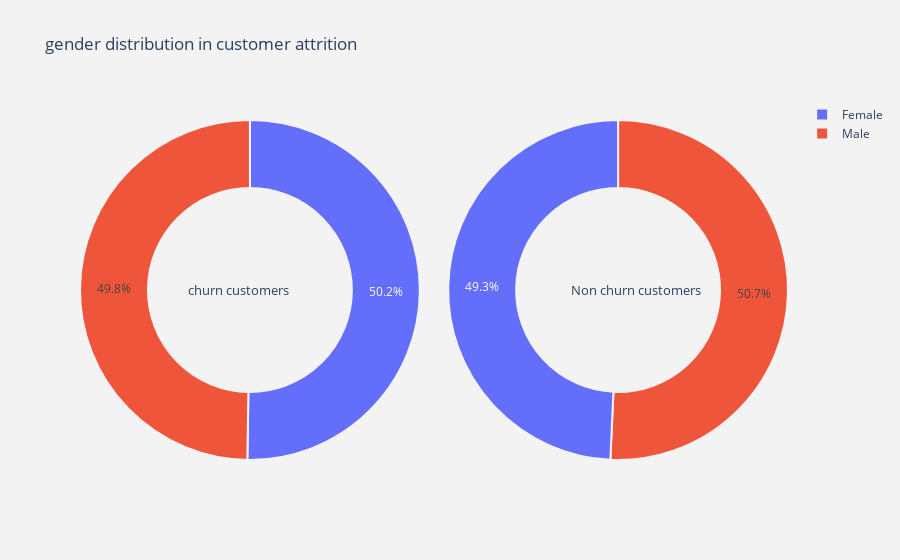
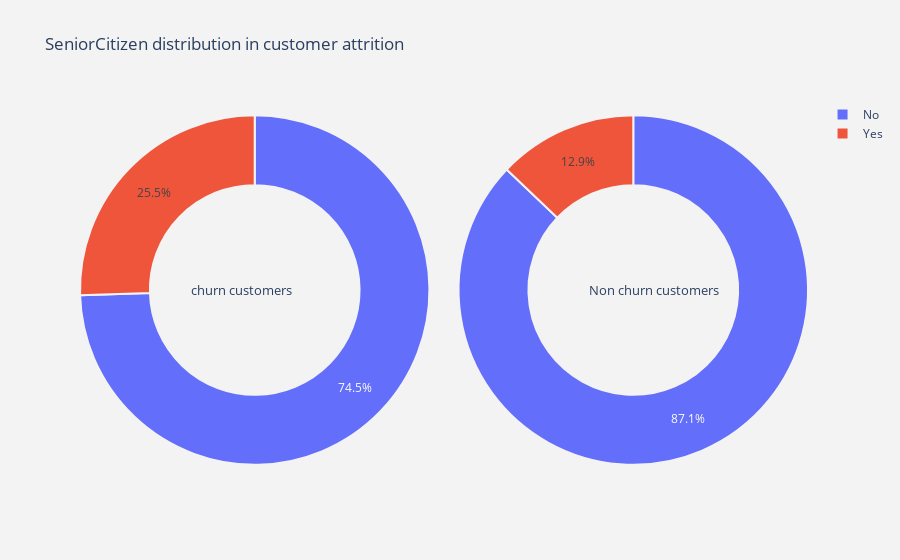
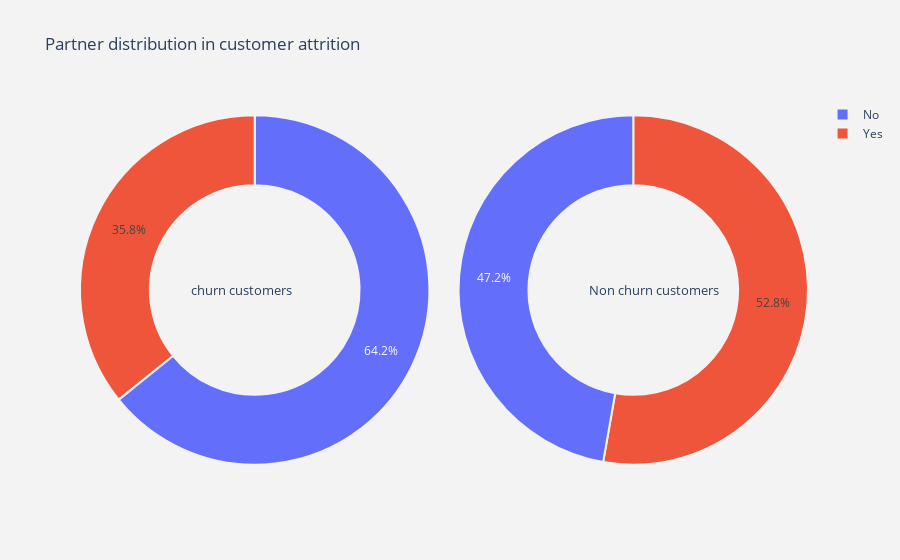
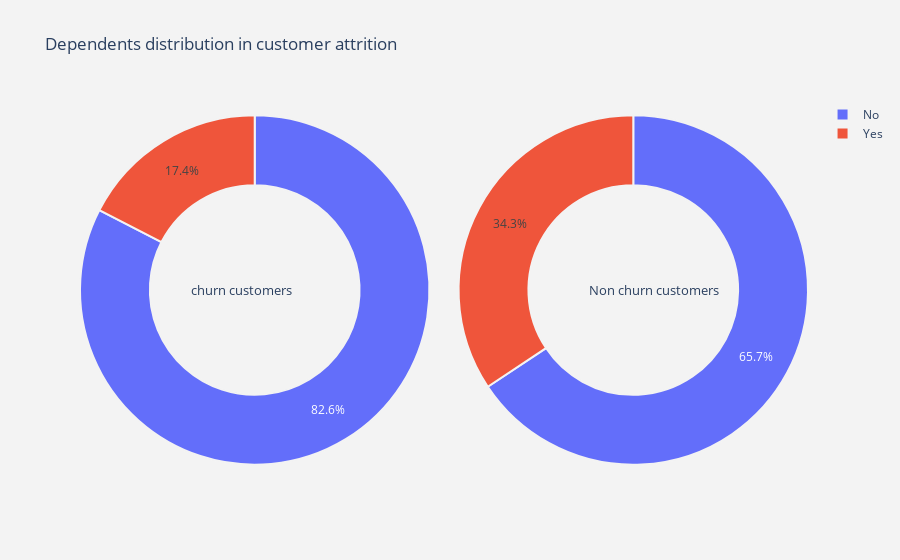

Notebook code cell kept with these figures, in order:
### Markdown cell above
# 3.2. Varibles distribution in customer Churn

### Code cell
#function  for pie plot for customer attrition types
def plot_pie(column) :
    
    trace1 = go.Pie(values  = churn[column].value_counts().values.tolist(),
                    labels  = churn[column].value_counts().keys().tolist(),
                    hoverinfo = "label+percent+name",
                    domain  = dict(x = [0,.48]),
                    name    = "Churn Customers",
                    marker  = dict(line = dict(width = 2,
                                               color = "rgb(243,243,243)")
                                  ),
                    hole    = .6
                   )
    trace2 = go.Pie(values  = not_churn[column].value_counts().values.tolist(),
                    labels  = not_churn[column].value_counts().keys().tolist(),
                    hoverinfo = "label+percent+name",
                    marker  = dict(line = dict(width = 2,
                                               color = "rgb(243,243,243)")
                                  ),
                    domain  = dict(x = [.52,1]),
                    hole    = .6,
                    name    = "Non churn customers" 
                   )


    layout = go.Layout(dict(title = column + " distribution in customer attrition ",
                            plot_bgcolor  = "rgb(243,243,243)",
                            paper_bgcolor = "rgb(243,243,243)",
                            annotations = [dict(text = "churn customers",
                                                font = dict(size = 13),
                                                showarrow = False,
                                                x = .15, y = .5),
                                           dict(text = "Non churn customers",
                                                font = dict(size = 13),
                                                showarrow = False,
                                                x = .88,y = .5
                                               )
                                          ]
                           )
                      )
    data = [trace1,trace2]
    fig  = go.Figure(data = data,layout = layout)
    py.iplot(fig)


#function  for histogram for customer attrition types
def histogram(column) :
    trace1 = go.Histogram(x  = churn[column],
                          histnorm= "percent",
                          name = "Churn Customers",
                          marker = dict(line = dict(width = .5,
                                                    color = "black"
                                                    )
                                        ),
                         opacity = .9 
                         ) 
    
    trace2 = go.Histogram(x  = not_churn[column],
                          histnorm = "percent",
                          name = "Non churn customers",
                          marker = dict(line = dict(width = .5,
                                              color = "black"
                                             )
                                 ),
                          opacity = .9
                         )
    
    data = [trace1,trace2]
    layout = go.Layout(dict(title =column + " distribution in customer attrition ",
                            plot_bgcolor  = "rgb(243,243,243)",
                            paper_bgcolor = "rgb(243,243,243)",
                            xaxis = dict(gridcolor = 'rgb(255, 255, 255)',
                                             title = column,
                                             zerolinewidth=1,
                                             ticklen=5,
                                             gridwidth=2
                                            ),
                            yaxis = dict(gridcolor = 'rgb(255, 255, 255)',
                                             title = "percent",
                                             zerolinewidth=1,
                                             ticklen=5,
                                             gridwidth=2
                                            ),
                           )
                      )
    fig  = go.Figure(data=data,layout=layout)
    
    py.iplot(fig)
    
#function  for scatter plot matrix  for numerical columns in data
def scatter_matrix(df)  :
    
    df  = df.sort_values(by = "Churn" ,ascending = True)
    classes = df["Churn"].unique().tolist()
    classes
    
    class_code  = {classes[k] : k for k in range(2)}
    class_code

    color_vals = [class_code[cl] for cl in df["Churn"]]
    color_vals

    pl_colorscale = "Portland"

    pl_colorscale

    text = [df.loc[k,"Churn"] for k in range(len(df))]
    text

    trace = go.Splom(dimensions = [dict(label  = "tenure",
                                       values = df["tenure"]),
                                  dict(label  = 'MonthlyCharges',
                                       values = df['MonthlyCharges']),
                                  dict(label  = 'TotalCharges',
                                       values = df['TotalCharges'])],
                     text = text,
                     marker = dict(color = color_vals,
                                   colorscale = pl_colorscale,
                                   size = 3,
                                   showscale = False,
                                   line = dict(width = .1,
                                               color='rgb(230,230,230)'
                                              )
                                  )
                    )
    axis = dict(showline  = True,
                zeroline  = False,
                gridcolor = "#fff",
                ticklen   = 4
               )
    
    layout = go.Layout(dict(title  = 
                            "Scatter plot matrix for Numerical columns for customer attrition",
                            autosize = False,
                            height = 800,
                            width  = 800,
                            dragmode = "select",
                            hovermode = "closest",
                            plot_bgcolor  = 'rgba(240,240,240, 0.95)',
                            xaxis1 = dict(axis),
                            yaxis1 = dict(axis),
                            xaxis2 = dict(axis),
                            yaxis2 = dict(axis),
                            xaxis3 = dict(axis),
                            yaxis3 = dict(axis),
                           )
                      )
    data   = [trace]
    fig = go.Figure(data = data,layout = layout )
    py.iplot(fig)

#for all categorical columns plot pie
for i in cat_cols :
    plot_pie(i)

#for all categorical columns plot histogram    
for i in num_cols :
    histogram(i)

### Figure 1 — Plotly figure (JSON) as saved in the notebook; plotly's stock layout.template omitted (floating-point values rounded to 4 significant figures)
{"data": [{"domain": {"x": [0, 0.48]}, "hole": 0.6, "hoverinfo": "label+percent+name", "labels": ["Female", "Male"], "marker": {"line": {"color": "rgb(243,243,243)", "width": 2}}, "name": "Churn Customers", "type": "pie", "values": [939, 930]}, {"domain": {"x": [0.52, 1]}, "hole": 0.6, "hoverinfo": "label+percent+name", "labels": ["Male", "Female"], "marker": {"line": {"color": "rgb(243,243,243)", "width": 2}}, "name": "Non churn customers", "type": "pie", "values": [2619, 2544]}], "layout": {"annotations": [{"font": {"size": 13}, "showarrow": false, "text": "churn customers", "x": 0.15, "y": 0.5}, {"font": {"size": 13}, "showarrow": false, "text": "Non churn customers", "x": 0.88, "y": 0.5}], "paper_bgcolor": "rgb(243,243,243)", "plot_bgcolor": "rgb(243,243,243)", "title": {"text": "gender distribution in customer attrition "}}}

### Figure 2 — Plotly figure (JSON) as saved in the notebook; plotly's stock layout.template omitted (floating-point values rounded to 4 significant figures)
{"data": [{"domain": {"x": [0, 0.48]}, "hole": 0.6, "hoverinfo": "label+percent+name", "labels": ["No", "Yes"], "marker": {"line": {"color": "rgb(243,243,243)", "width": 2}}, "name": "Churn Customers", "type": "pie", "values": [1393, 476]}, {"domain": {"x": [0.52, 1]}, "hole": 0.6, "hoverinfo": "label+percent+name", "labels": ["No", "Yes"], "marker": {"line": {"color": "rgb(243,243,243)", "width": 2}}, "name": "Non churn customers", "type": "pie", "values": [4497, 666]}], "layout": {"annotations": [{"font": {"size": 13}, "showarrow": false, "text": "churn customers", "x": 0.15, "y": 0.5}, {"font": {"size": 13}, "showarrow": false, "text": "Non churn customers", "x": 0.88, "y": 0.5}], "paper_bgcolor": "rgb(243,243,243)", "plot_bgcolor": "rgb(243,243,243)", "title": {"text": "SeniorCitizen distribution in customer attrition "}}}

### Figure 3 — Plotly figure (JSON) as saved in the notebook; plotly's stock layout.template omitted (floating-point values rounded to 4 significant figures)
{"data": [{"domain": {"x": [0, 0.48]}, "hole": 0.6, "hoverinfo": "label+percent+name", "labels": ["No", "Yes"], "marker": {"line": {"color": "rgb(243,243,243)", "width": 2}}, "name": "Churn Customers", "type": "pie", "values": [1200, 669]}, {"domain": {"x": [0.52, 1]}, "hole": 0.6, "hoverinfo": "label+percent+name", "labels": ["Yes", "No"], "marker": {"line": {"color": "rgb(243,243,243)", "width": 2}}, "name": "Non churn customers", "type": "pie", "values": [2724, 2439]}], "layout": {"annotations": [{"font": {"size": 13}, "showarrow": false, "text": "churn customers", "x": 0.15, "y": 0.5}, {"font": {"size": 13}, "showarrow": false, "text": "Non churn customers", "x": 0.88, "y": 0.5}], "paper_bgcolor": "rgb(243,243,243)", "plot_bgcolor": "rgb(243,243,243)", "title": {"text": "Partner distribution in customer attrition "}}}

### Figure 4 — Plotly figure (JSON) as saved in the notebook; plotly's stock layout.template omitted (floating-point values rounded to 4 significant figures)
{"data": [{"domain": {"x": [0, 0.48]}, "hole": 0.6, "hoverinfo": "label+percent+name", "labels": ["No", "Yes"], "marker": {"line": {"color": "rgb(243,243,243)", "width": 2}}, "name": "Churn Customers", "type": "pie", "values": [1543, 326]}, {"domain": {"x": [0.52, 1]}, "hole": 0.6, "hoverinfo": "label+percent+name", "labels": ["No", "Yes"], "marker": {"line": {"color": "rgb(243,243,243)", "width": 2}}, "name": "Non churn customers", "type": "pie", "values": [3390, 1773]}], "layout": {"annotations": [{"font": {"size": 13}, "showarrow": false, "text": "churn customers", "x": 0.15, "y": 0.5}, {"font": {"size": 13}, "showarrow": false, "text": "Non churn customers", "x": 0.88, "y": 0.5}], "paper_bgcolor": "rgb(243,243,243)", "plot_bgcolor": "rgb(243,243,243)", "title": {"text": "Dependents distribution in customer attrition "}}}
